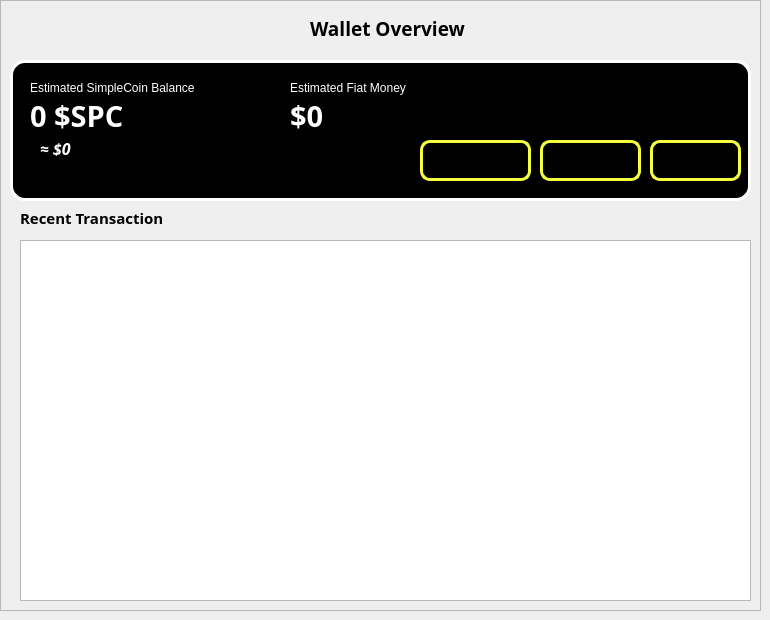
      <widget class="QWidget" name="dashboard">
       <widget class="QFrame" name="frame_3">
        <property name="geometry">
         <rect>
          <x>0</x>
          <y>0</y>
          <width>761</width>
          <height>611</height>
         </rect>
        </property>
        <property name="frameShape">
         <enum>QFrame::StyledPanel</enum>
        </property>
        <property name="frameShadow">
         <enum>QFrame::Raised</enum>
        </property>
        <widget class="QLabel" name="label">
         <property name="geometry">
          <rect>
           <x>310</x>
           <y>20</y>
           <width>161</width>
           <height>16</height>
          </rect>
         </property>
         <property name="font">
          <font>
           <family>Open Sans</family>
           <pointsize>14</pointsize>
           <bold>true</bold>
          </font>
         </property>
         <property name="text">
          <string>Wallet Overview</string>
         </property>
        </widget>
        <widget class="QFrame" name="walletFrame">
         <property name="geometry">
          <rect>
           <x>10</x>
           <y>60</y>
           <width>741</width>
           <height>141</height>
          </rect>
         </property>
         <property name="styleSheet">
          <string notr="true">#walletFrame {border-radius: 15px; border: 3px solid white ; background-color: rgb(0, 0, 0);}

</string>
         </property>
         <property name="frameShape">
          <enum>QFrame::StyledPanel</enum>
         </property>
         <property name="frameShadow">
          <enum>QFrame::Raised</enum>
         </property>
         <widget class="QLabel" name="label_11">
          <property name="geometry">
           <rect>
            <x>20</x>
            <y>20</y>
            <width>171</width>
            <height>16</height>
           </rect>
          </property>
          <property name="styleSheet">
           <string notr="true">background-color: rgb(0, 0, 0);
color: rgb(255, 255, 255);</string>
          </property>
          <property name="text">
           <string>Estimated SimpleCoin Balance</string>
          </property>
         </widget>
         <widget class="QLabel" name="balance">
          <property name="geometry">
           <rect>
            <x>20</x>
            <y>40</y>
            <width>191</width>
            <height>31</height>
           </rect>
          </property>
          <property name="font">
           <font>
            <family>Open Sans</family>
            <pointsize>22</pointsize>
            <bold>true</bold>
           </font>
          </property>
          <property name="styleSheet">
           <string notr="true">background-color: rgb(0, 0, 0);
color: rgb(255, 255, 255);</string>
          </property>
          <property name="text">
           <string>0 $SPC</string>
          </property>
         </widget>
         <widget class="QLabel" name="estimated">
          <property name="geometry">
           <rect>
            <x>30</x>
            <y>80</y>
            <width>191</width>
            <height>16</height>
           </rect>
          </property>
          <property name="font">
           <font>
            <family>Open Sans</family>
            <pointsize>12</pointsize>
            <italic>true</italic>
            <bold>true</bold>
           </font>
          </property>
          <property name="styleSheet">
           <string notr="true">background-color: rgb(0, 0, 0);
color: rgb(255, 255, 255);</string>
          </property>
          <property name="text">
           <string>≈ $0</string>
          </property>
         </widget>
         <widget class="QPushButton" name="buy_sell_button">
          <property name="geometry">
           <rect>
            <x>520</x>
            <y>70</y>
            <width>121</width>
            <height>61</height>
           </rect>
          </property>
          <property name="styleSheet">
           <string notr="true">#buy_sell_button {
border-color: rgb(245, 255, 62);
  border-width: 3px;        
  border-style: solid;
  border-radius: 10px;
  margin:10px;
  padding:10px;
}</string>
          </property>
          <property name="text">
           <string>Buy/Sell</string>
          </property>
          <property name="icon">
           <iconset>
            <normaloff>icon/products.svg</normaloff>icon/products.svg</iconset>
          </property>
         </widget>
         <widget class="QPushButton" name="sendmoney_button">
          <property name="geometry">
           <rect>
            <x>400</x>
            <y>70</y>
            <width>131</width>
            <height>61</height>
           </rect>
          </property>
          <property name="styleSheet">
           <string notr="true">#sendmoney_button {
border-color: rgb(245, 255, 62);
  border-width: 3px;        
  border-style: solid;
  border-radius: 10px;
  margin:10px;
  padding:10px;
}</string>
          </property>
          <property name="text">
           <string>Send money</string>
          </property>
          <property name="icon">
           <iconset>
            <normaloff>icon/send_money.svg</normaloff>icon/send_money.svg</iconset>
          </property>
         </widget>
         <widget class="QLabel" name="label_20">
          <property name="geometry">
           <rect>
            <x>280</x>
            <y>20</y>
            <width>171</width>
            <height>16</height>
           </rect>
          </property>
          <property name="styleSheet">
           <string notr="true">background-color: rgb(0, 0, 0);
color: rgb(255, 255, 255);</string>
          </property>
          <property name="text">
           <string>Estimated Fiat Money</string>
          </property>
         </widget>
         <widget class="QLabel" name="fiat_balance">
          <property name="geometry">
           <rect>
            <x>280</x>
            <y>40</y>
            <width>131</width>
            <height>31</height>
           </rect>
          </property>
          <property name="font">
           <font>
            <family>Open Sans</family>
            <pointsize>22</pointsize>
            <bold>true</bold>
           </font>
          </property>
          <property name="styleSheet">
           <string notr="true">background-color: rgb(0, 0, 0);
color: rgb(255, 255, 255);</string>
          </property>
          <property name="text">
           <string>$0</string>
          </property>
         </widget>
         <widget class="QPushButton" name="deposit_button">
          <property name="geometry">
           <rect>
            <x>630</x>
            <y>70</y>
            <width>111</width>
            <height>61</height>
           </rect>
          </property>
          <property name="styleSheet">
           <string notr="true">#deposit_button {
border-color: rgb(245, 255, 62);
  border-width: 3px;        
  border-style: solid;
  border-radius: 10px;
  margin:10px;
  padding:10px;
}</string>
          </property>
          <property name="text">
           <string>Deposit</string>
          </property>
          <property name="icon">
           <iconset>
            <normaloff>icon/deposit.svg</normaloff>icon/deposit.svg</iconset>
          </property>
         </widget>
         <zorder>label_20</zorder>
         <zorder>label_11</zorder>
         <zorder>balance</zorder>
         <zorder>estimated</zorder>
         <zorder>buy_sell_button</zorder>
         <zorder>sendmoney_button</zorder>
         <zorder>fiat_balance</zorder>
         <zorder>deposit_button</zorder>
        </widget>
        <widget class="QLabel" name="label_12">
         <property name="geometry">
          <rect>
           <x>20</x>
           <y>210</y>
           <width>151</width>
           <height>16</height>
          </rect>
         </property>
         <property name="font">
          <font>
           <family>Open Sans</family>
           <pointsize>11</pointsize>
           <bold>true</bold>
          </font>
         </property>
         <property name="text">
          <string>Recent Transaction</string>
         </property>
        </widget>
        <widget class="QFrame" name="frame_24">
         <property name="geometry">
          <rect>
           <x>20</x>
           <y>240</y>
           <width>731</width>
           <height>361</height>
          </rect>
         </property>
         <property name="frameShape">
          <enum>QFrame::StyledPanel</enum>
         </property>
         <property name="frameShadow">
          <enum>QFrame::Raised</enum>
         </property>
         <widget class="QListWidget" name="recent_transaction">
          <property name="geometry">
           <rect>
            <x>0</x>
            <y>0</y>
            <width>731</width>
            <height>361</height>
           </rect>
          </property>
          <property name="font">
           <font>
            <pointsize>11</pointsize>
            <bold>true</bold>
           </font>
          </property>
         </widget>
        </widget>
       </widget>
      </widget>
